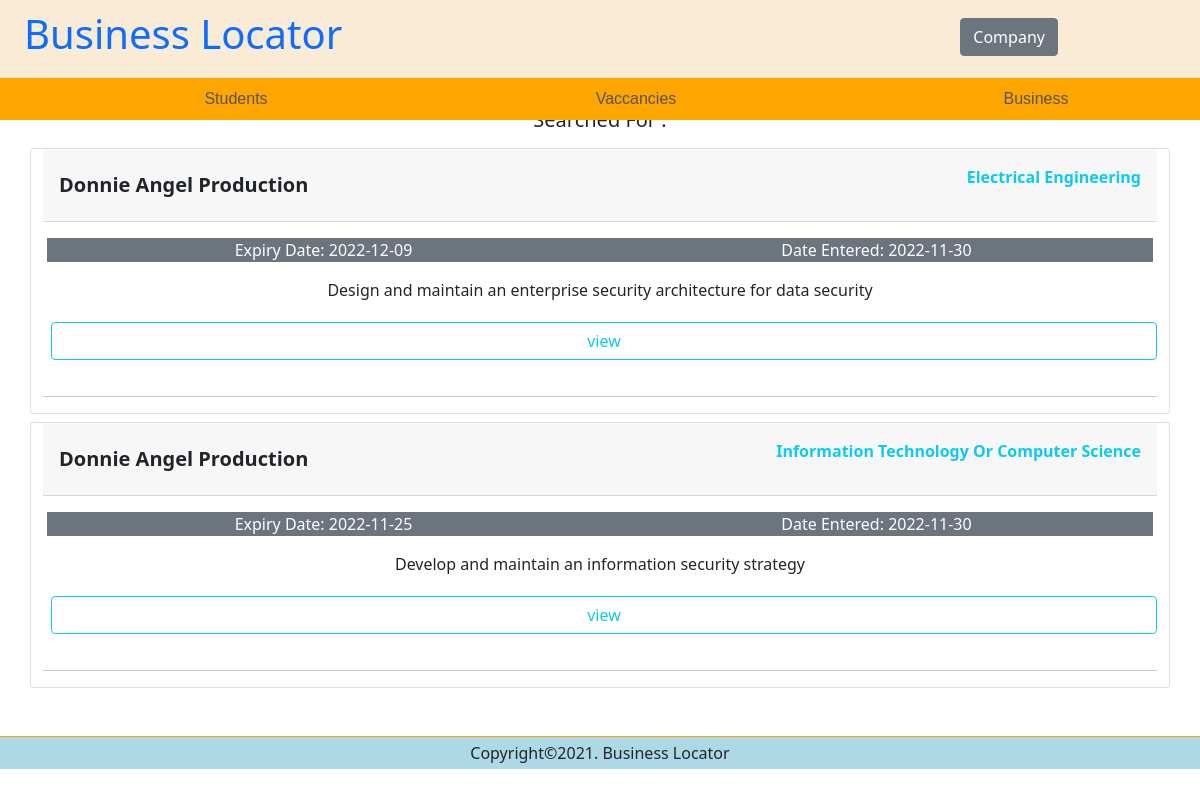
Screenshot of /search.php with the database file from the repository.
### tables this page shows
CREATE TABLE `vacancies` (
  `vacancy_id` int(11) NOT NULL,
  `comp_id` int(11) NOT NULL,
  `duties` varchar(255) NOT NULL,
  `field` varchar(255) NOT NULL,
  `qualifications` text NOT NULL,
  `closing_date` date NOT NULL,
  `latitude` varchar(255) DEFAULT NULL,
  `longitude` varchar(255) DEFAULT NULL,
  `date_entered` date NOT NULL
);

CREATE TABLE `companies` (
  `comp_id` int(11) NOT NULL,
  `company_name` varchar(255) NOT NULL,
  `company_email` varchar(255) NOT NULL,
  `password` varchar(255) NOT NULL,
  `address` text DEFAULT NULL,
  `city` varchar(255) DEFAULT NULL,
  `weblink` varchar(255) DEFAULT NULL,
  `brief` text DEFAULT NULL
);

### search.php (the view, shortened to what this page needs)
<?php include "indexheader.php";
$sfiel = $_GET['sfield'];
$squl = $_GET['squl'];
$allsearched = $sfiel .' '. $squl;
?>
<center>
    <div id="home_table" class="mt-5">
        <h5>Searched For : <?php echo $allsearched ?> </h5>
        <div class="container">
            <div class="row">
                <?php
                $sql = "SELECT * FROM vacancies JOIN companies ON vacancies.comp_id = companies.comp_id WHERE vacancies.field LIKE '%$squl%' OR qualifications LIKE '%$squl%' ";
                $result = $conn->query($sql);
                if ($result->num_rows > 0) {
                    while($row = $result->fetch_assoc()) {
                        $vacancy_id = $row["vacancy_id"];
                        $company_name = $row["company_name"];
                        $duties = $row["duties"];
                        $field = $row["field"];
                        $closing_date = $row["closing_date"];
                        $date_entered = $row["date_entered"];
                        ?>
                        <div class="card mt-2">
                            <div
                                class="card-header py-3 d-flex flex-row align-items-center justify-content-between">
                                <h5 class="m-0 font-weight-bold text-dark fw-bolder"><?php echo $company_name ?></h5>
                                <p class=" justify-content-end text-info fw-bolder"><?php echo $field ?></p>
                            </div>
                            <div class="card-body">
                                <div class="row">
                                    <div class="col-md-6 bg-secondary text-white">Expiry Date: <?php echo $closing_date ?></div>
                                    <div class="col-md-6 bg-secondary text-white">Date Entered: <?php echo $date_entered ?></div>
                                    <p>
                                    <div><?php echo $duties ?>
                                    </div></p>
                                    <a href="view.php?view=<?php echo $vacancy_id ?>" class=" btn btn-outline-info m-1">view</a>
                                </div>
                            </div>
                            <hr>
                        </div>
                        <?php
                    }
                }else{
                    echo "<p class='alert alert-danger'>No Result Found For your Search</p>";
                }
                ?>
            </div>
        </div>
    </div>
</center>
</body>
<footer class="footer">
    <p>Copyright©2021. Business Locator</p>
</footer>
</body>
</html>

### CSS/stylesheet.css (style rules this page uses)
body { background-color: antiquewhite }
a { text-decoration: none; }
.footer { border-top: 1px orange solid; background-color: lightblue; margin: 4% 0 0 0; }
.footer p { text-align: center; padding: 4px; }
#home_table { padding: 5% 0 0 0; }

### rows the page displays
vacancies: comp.company_name "Donnie Angel Production", field "Electrical Engineering", closing_date "2022-12-09", date_entered "2022-11-30", duties "Design and maintain an enterprise security architecture for data security"
vacancies: comp.company_name "Donnie Angel Production", field "Information Technology Or Computer Science", closing_date "2022-11-25", date_entered "2022-11-30", duties "Develop and maintain an information security strategy"
